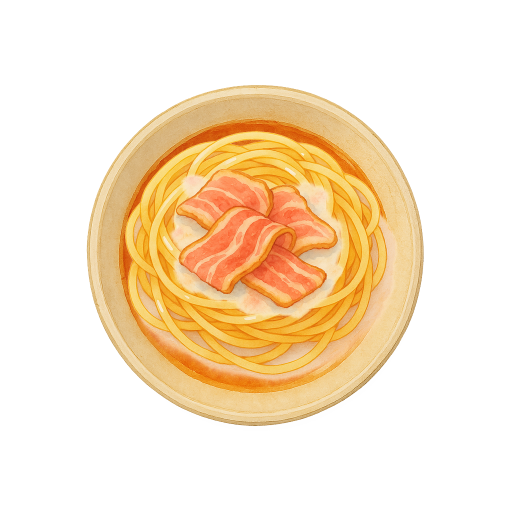
#> input picture dishes/final_dish.png, 1024 x 1024 px (shown at 1/2 size)
$ python create_dish.py final_dish.png final_dish.png final_dish.png
#> lines starting #> are read from the running program, lines starting #| are printed output that depends on the picture
from PIL import Image
import argparse
import sys

def create_dish(bowl_path, noodle_path, topping_paths, output_path="final_dish.png"):
    """
    Layer images to create a final dish composition.

    Args:
        bowl_path: Path to bowl/broth image
        noodle_path: Path to noodles image
        topping_paths: List of 1-3 topping image paths
        output_path: Where to save the final image
    """
#> called with bowl_path = 'final_dish.png', noodle_path = 'final_dish.png', output_path = 'final_dish.png'
    # Canvas size
    canvas_size = (1024, 1024)

    # Create transparent canvas
    final_image = Image.new('RGBA', canvas_size, (255, 255, 255, 0))

    # Define sizes (as percentages of canvas)
    sizes = {
        'bowl': 0.80,      # 80% of canvas
        'noodle': 0.60,    # 60% of canvas
        'topping': 0.40    # 40% of canvas
    }

    def resize_and_center(img, scale):
        """Resize image to scale and return centered position"""
        new_size = int(canvas_size[0] * scale)
        img_resized = img.resize((new_size, new_size), Image.Resampling.LANCZOS)

        # Calculate center position
        x = (canvas_size[0] - new_size) // 2
        y = (canvas_size[1] - new_size) // 2

        return img_resized, (x, y)

    # Layer 1: Bowl with broth
    bowl = Image.open(bowl_path).convert('RGBA')
#> bowl is the input picture: PIL image 1024x1024 RGBA; mean R, G, B, A 248.9, 229.1, 202.3, 86.9
    bowl_resized, bowl_pos = resize_and_center(bowl, sizes['bowl'])
#> in resize_and_center, `img_resized = img.resize((new_size, new_size), Image.Resampling.LANCZOS)`:
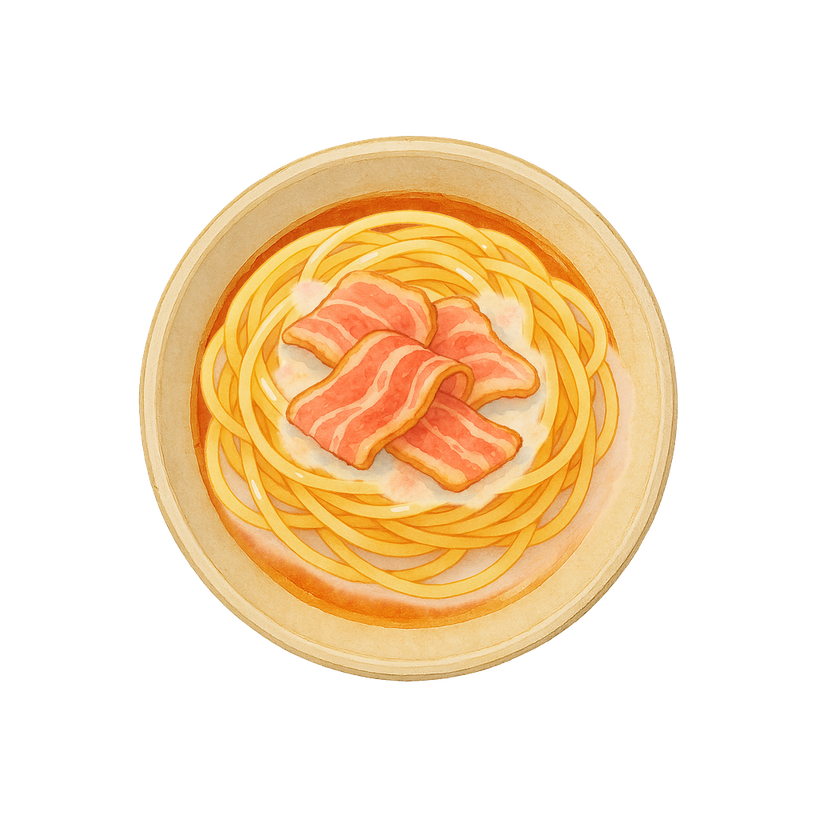
#> img_resized: PIL image 819x819 RGBA; mean R, G, B, A 83.5, 63.6, 36.8, 86.9; transparent parts drawn white
#> bowl_pos = (102, 102)
    final_image.paste(bowl_resized, bowl_pos, bowl_resized)
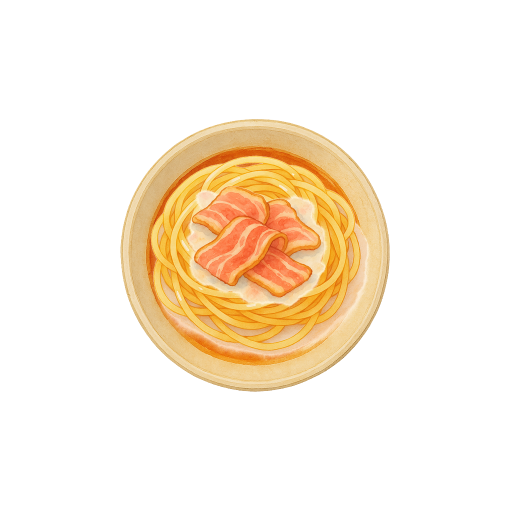
#> final_image: PIL image 1024x1024 RGBA (shown at 1/2 size); mean R, G, B, A 251.1, 238.6, 221.8, 54.9; transparent parts drawn white

    # Layer 2: Noodles
    noodles = Image.open(noodle_path).convert('RGBA')
    noodles_resized, noodles_pos = resize_and_center(noodles, sizes['noodle'])
#> noodles_pos = (205, 205)
    final_image.paste(noodles_resized, noodles_pos, noodles_resized)
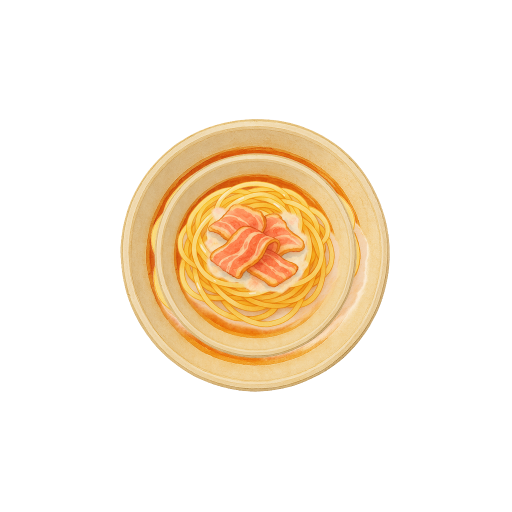
#> final_image: PIL image 1024x1024 RGBA (shown at 1/2 size); mean R, G, B, A 250.4, 239.2, 223.5, 55.2; transparent parts drawn white

    # Layer 3+: Toppings (scattered slightly for visual interest)
    offsets = [
        (0, -30),      # Topping 1: slightly up
        (-40, 25),     # Topping 2: left and down
        (40, 25)       # Topping 3: right and down
    ]

    for i, topping_path in enumerate(topping_paths[:3]):  # Max 3 toppings
        topping = Image.open(topping_path).convert('RGBA')
        topping_resized, base_pos = resize_and_center(topping, sizes['topping'])
#> base_pos = (307, 307)

        # Apply offset for variety
        offset_x, offset_y = offsets[i] if i < len(offsets) else (0, 0)
        topping_pos = (base_pos[0] + offset_x, base_pos[1] + offset_y)
#> topping_pos = (307, 277)

        final_image.paste(topping_resized, topping_pos, topping_resized)
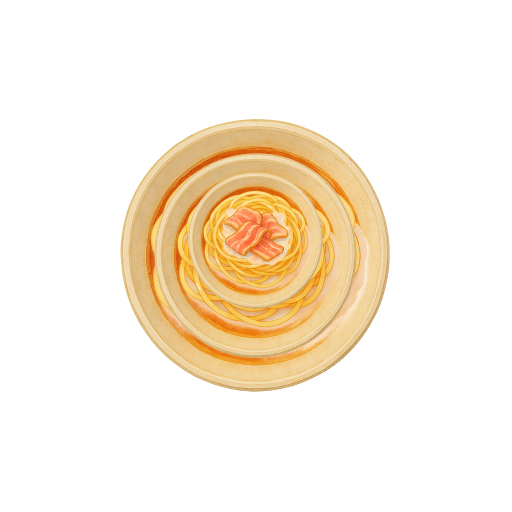
#> final_image: PIL image 1024x1024 RGBA (shown at 1/2 size); mean R, G, B, A 250.2, 239.8, 224.4, 55.2; transparent parts drawn white

    # Save final image
    final_image.save(output_path, 'PNG')
    print(f"✅ Dish created successfully: {output_path}")

    return output_path


def main():
    parser = argparse.ArgumentParser(
        description='Create a fusion noodle dish by layering images',
        formatter_class=argparse.RawDescriptionHelpFormatter,
        epilog='''
Examples:
  python create_dish.py broth-tomyum.png noodle-spaghetti.png topping-pancetta.png
  python create_dish.py broth-pho.png noodle-ramen.png topping-egg.png topping-scallions.png topping-basil.png
  python create_dish.py broth-marinara.png noodle-fettuccine.png topping-parmesan.png -o my_dish.png
        '''
    )

    parser.add_argument('bowl', help='Path to bowl/broth image')
    parser.add_argument('noodles', help='Path to noodles image')
    parser.add_argument('toppings', nargs='+', help='Path(s) to 1-3 topping images')
    parser.add_argument('-o', '--output', default='final_dish.png',
                        help='Output filename (default: final_dish.png)')

    args = parser.parse_args()

    # Validate number of toppings
    if len(args.toppings) > 3:
        print(f"⚠️  Warning: Maximum 3 toppings supported. Using first 3 only.")
        args.toppings = args.toppings[:3]

    try:
        create_dish(args.bowl, args.noodles, args.toppings, args.output)
    except FileNotFoundError as e:
        print(f"❌ Error: Could not find file - {e}")
        sys.exit(1)
    except Exception as e:
        print(f"❌ Error: {e}")
        sys.exit(1)


if __name__ == "__main__":
    main()
